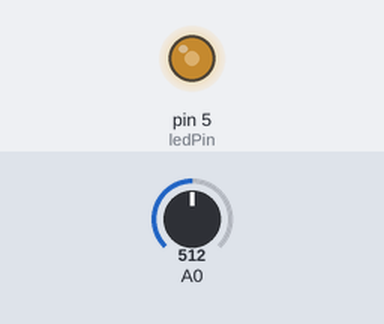
Bench run of a sketch on a simulated Arduino Uno, built with avr-gcc and run on an emulated ATmega328P. Shown: output pins drawn as LEDs (lit = HIGH). The inputs (shaded band) are chosen by the test bench; at power-on: A0 = 512.

Above: at 1.2 s.
1.3 s: A0 set to 716
At 2.5 s:
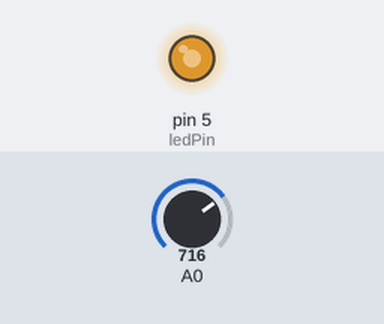
2.8 s: A0 set to 900
At 3.8 s:
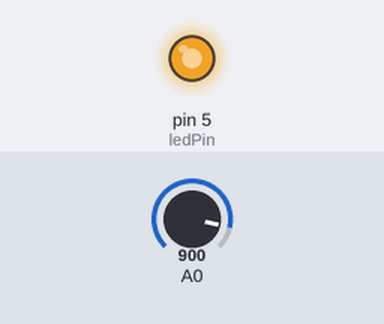
4.3 s: A0 set to 122
At 4.9 s:
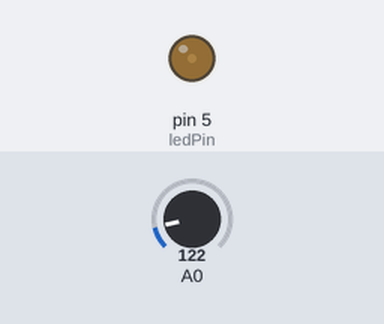
5.8 s: A0 set to 0
At 6.1 s:
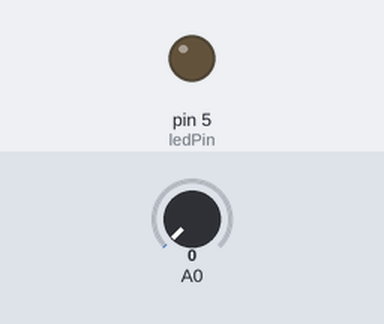
7.3 s: A0 set to 511
At 8.4 s:
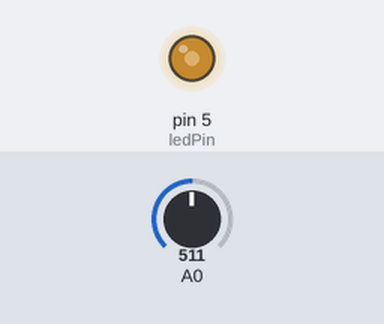
Timing chart, 0 to 9.8 s (numbered marks = the images above; inputs shaded):
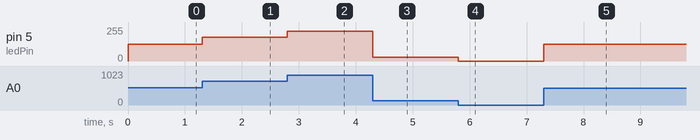

Measured:
- after the input at 1.3 s, pin 5 (ledPin): 127/255 → 178/255 at once
- after the input at 2.8 s, pin 5 (ledPin): 178/255 → 224/255 at once
- after the input at 4.3 s, pin 5 (ledPin): 224/255 → 30/255 at once
- after the input at 5.8 s, pin 5 (ledPin): 30/255 → 0/255 at once
- after the input at 7.3 s, pin 5 (ledPin): 0/255 → 127/255 at once

The sketch:

ledcontroller.ino
```cpp
int ledPin = 5;

int readValue = 0;
int ledValue = 0;

void setup() {
  pinMode(ledPin, OUTPUT);
}

void loop() {
  readValue = analogRead(A0);
  ledValue = map(readValue, 0, 1024, 0, 255);
  analogWrite(ledPin, ledValue);
}
```
